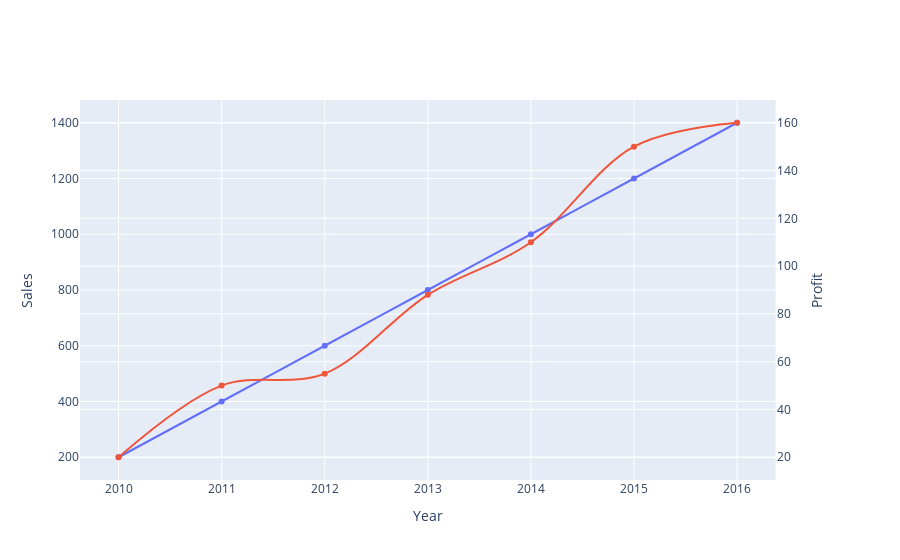

The cell this chart's notebook holds for it:
### Code cell
data = {'year': [2010, 2011, 2012, 2013, 2014, 2015, 2016],
        'sales': [200, 400, 600, 800, 1000, 1200, 1400],
        'profit': [20, 50, 55, 88, 110, 150, 160]}
df = pd.DataFrame(data)

subfig = make_subplots(specs=[[{"secondary_y": True}]])

fig = px.line(df, x="year", y="sales", markers=True, line_shape='spline',)
fig2 = px.line(df, x="year", y="profit", markers=True, line_shape='spline',)

fig2.update_traces(yaxis="y2")

subfig.add_traces(fig.data + fig2.data)
subfig.layout.xaxis.title="Year"
subfig.layout.yaxis.title="Sales"
subfig.layout.yaxis2.title="Profit"

subfig.for_each_trace(lambda t: t.update(line=dict(color=t.marker.color)))
subfig.show()

### Figure 1 — Plotly figure (JSON) as saved in the notebook; plotly's stock layout.template omitted (floating-point values rounded to 4 significant figures)
{"data": [{"hovertemplate": "year=%{x}<br>sales=%{y}<extra></extra>", "legendgroup": "", "line": {"dash": "solid", "shape": "spline"}, "marker": {"symbol": "circle"}, "mode": "lines+markers", "name": "", "orientation": "v", "showlegend": false, "type": "scatter", "x": [2010, 2011, 2012, 2013, 2014, 2015, 2016], "xaxis": "x", "y": [200, 400, 600, 800, 1000, 1200, 1400], "yaxis": "y"}, {"hovertemplate": "year=%{x}<br>profit=%{y}<extra></extra>", "legendgroup": "", "line": {"dash": "solid", "shape": "spline"}, "marker": {"symbol": "circle"}, "mode": "lines+markers", "name": "", "orientation": "v", "showlegend": false, "type": "scatter", "x": [2010, 2011, 2012, 2013, 2014, 2015, 2016], "xaxis": "x", "y": [20, 50, 55, 88, 110, 150, 160], "yaxis": "y2"}], "layout": {"xaxis": {"anchor": "y", "domain": [0, 0.94], "title": {"text": "Year"}}, "yaxis": {"anchor": "x", "domain": [0, 1], "title": {"text": "Sales"}}, "yaxis2": {"anchor": "x", "overlaying": "y", "side": "right", "title": {"text": "Profit"}}}}
